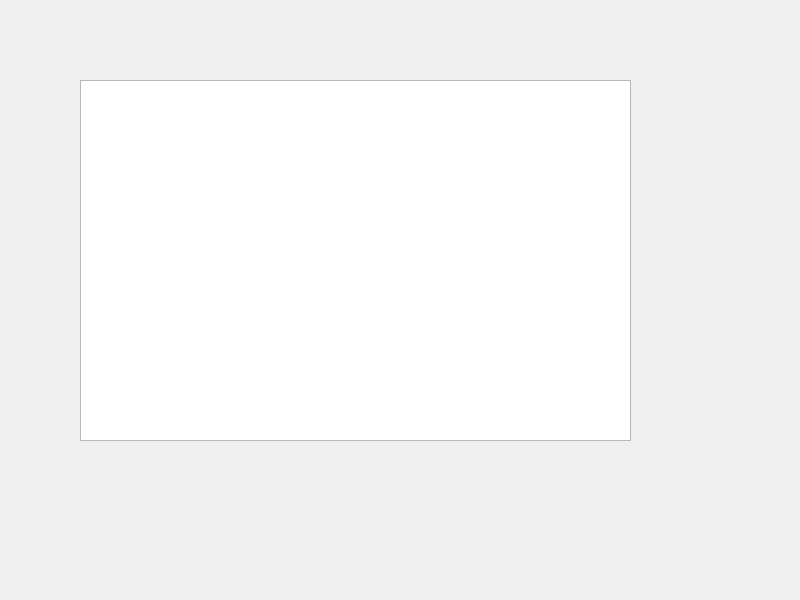
<?xml version="1.0" encoding="UTF-8"?>
<ui version="4.0">
 <class>Widget</class>
 <widget class="QWidget" name="Widget">
  <property name="geometry">
   <rect>
    <x>0</x>
    <y>0</y>
    <width>800</width>
    <height>600</height>
   </rect>
  </property>
  <property name="windowTitle">
   <string>Widget</string>
  </property>
  <widget class="QTextEdit" name="textEdit">
   <property name="geometry">
    <rect>
     <x>80</x>
     <y>80</y>
     <width>551</width>
     <height>361</height>
    </rect>
   </property>
  </widget>
 </widget>
 <resources/>
 <connections/>
</ui>
